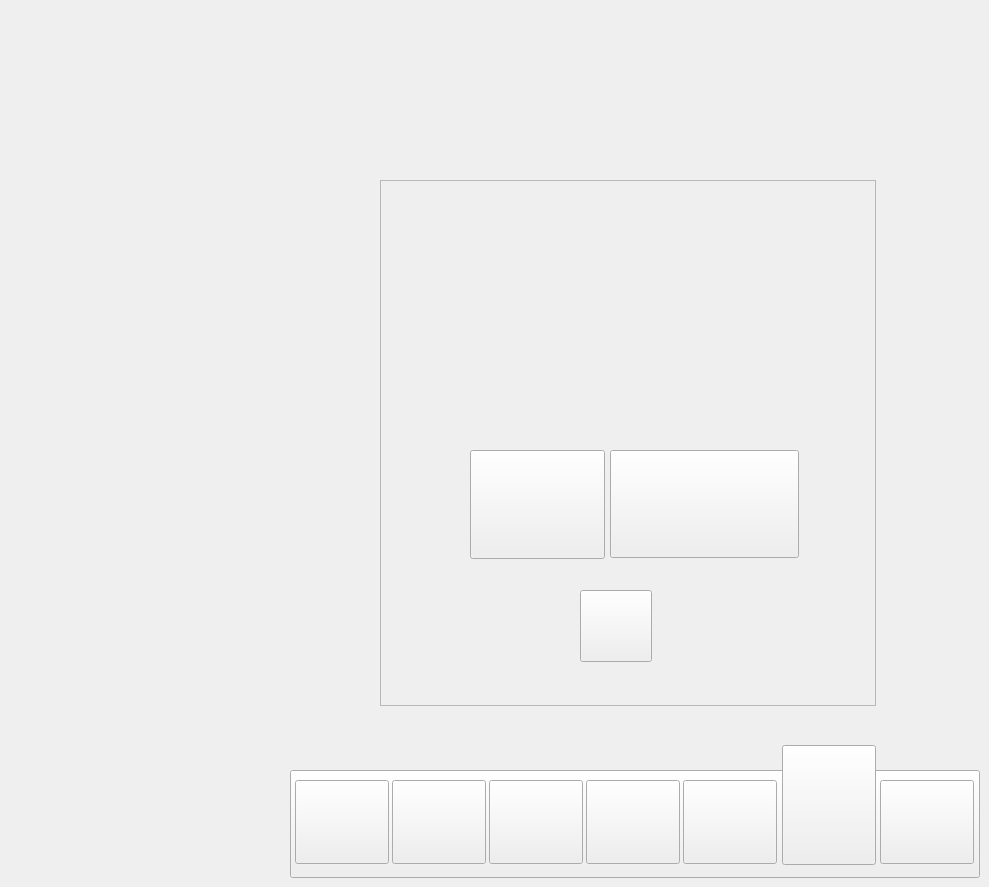
     <widget class="QWidget" name="EditSample03">
      <property name="styleSheet">
       <string notr="true">#EditSample03{

        border-image: url(:/PNG/New BG 2.jpg);
}</string>
      </property>
      <widget class="QPushButton" name="RS_ES04">
       <property name="geometry">
        <rect>
         <x>489</x>
         <y>780</y>
         <width>94</width>
         <height>84</height>
        </rect>
       </property>
       <property name="styleSheet">
        <string notr="true">border-image: url(:/PNG/Asset 9.png);</string>
       </property>
       <property name="text">
        <string/>
       </property>
      </widget>
      <widget class="QPushButton" name="SolidBG_22">
       <property name="geometry">
        <rect>
         <x>290</x>
         <y>770</y>
         <width>690</width>
         <height>108</height>
        </rect>
       </property>
       <property name="styleSheet">
        <string notr="true">border-image: url(:/PNG/Asset 2.png);</string>
       </property>
       <property name="text">
        <string/>
       </property>
      </widget>
      <widget class="QPushButton" name="SS_ES04">
       <property name="geometry">
        <rect>
         <x>880</x>
         <y>780</y>
         <width>94</width>
         <height>84</height>
        </rect>
       </property>
       <property name="styleSheet">
        <string notr="true">border-image: url(:/PNG/Asset 13.png);</string>
       </property>
       <property name="text">
        <string/>
       </property>
      </widget>
      <widget class="QPushButton" name="M_ES04">
       <property name="geometry">
        <rect>
         <x>586</x>
         <y>780</y>
         <width>94</width>
         <height>84</height>
        </rect>
       </property>
       <property name="styleSheet">
        <string notr="true">border-image: url(:/PNG/Asset 10.png);</string>
       </property>
       <property name="text">
        <string/>
       </property>
      </widget>
      <widget class="QPushButton" name="NS_ES04">
       <property name="geometry">
        <rect>
         <x>683</x>
         <y>780</y>
         <width>94</width>
         <height>84</height>
        </rect>
       </property>
       <property name="styleSheet">
        <string notr="true">border-image: url(:/PNG/Asset 11.png);</string>
       </property>
       <property name="text">
        <string/>
       </property>
      </widget>
      <widget class="QPushButton" name="DS_ES04">
       <property name="geometry">
        <rect>
         <x>392</x>
         <y>780</y>
         <width>94</width>
         <height>84</height>
        </rect>
       </property>
       <property name="styleSheet">
        <string notr="true">border-image: url(:/PNG/Asset 8.png);</string>
       </property>
       <property name="text">
        <string/>
       </property>
      </widget>
      <widget class="QPushButton" name="OS_ES04">
       <property name="geometry">
        <rect>
         <x>295</x>
         <y>780</y>
         <width>94</width>
         <height>84</height>
        </rect>
       </property>
       <property name="styleSheet">
        <string notr="true">border-image: url(:/PNG/Asset 7.png);</string>
       </property>
       <property name="text">
        <string/>
       </property>
      </widget>
      <widget class="QFrame" name="frame_10">
       <property name="geometry">
        <rect>
         <x>380</x>
         <y>180</y>
         <width>496</width>
         <height>526</height>
        </rect>
       </property>
       <property name="styleSheet">
        <string notr="true">border-image: url(:/PNG/Asset 23.png);</string>
       </property>
       <property name="frameShape">
        <enum>QFrame::Shape::StyledPanel</enum>
       </property>
       <property name="frameShadow">
        <enum>QFrame::Shadow::Raised</enum>
       </property>
       <widget class="QPushButton" name="Stop_ES01">
        <property name="geometry">
         <rect>
          <x>230</x>
          <y>270</y>
          <width>189</width>
          <height>108</height>
         </rect>
        </property>
        <property name="styleSheet">
         <string notr="true">border-image: url(:/PNG/Asset 25.png);</string>
        </property>
        <property name="text">
         <string/>
        </property>
       </widget>
       <widget class="QPushButton" name="Cancel_ES01">
        <property name="geometry">
         <rect>
          <x>200</x>
          <y>410</y>
          <width>72</width>
          <height>72</height>
         </rect>
        </property>
        <property name="styleSheet">
         <string notr="true">border-image: url(:/PNG/Asset 26.png);</string>
        </property>
        <property name="text">
         <string/>
        </property>
       </widget>
      </widget>
      <widget class="QPushButton" name="ES_ES04">
       <property name="geometry">
        <rect>
         <x>782</x>
         <y>745</y>
         <width>94</width>
         <height>120</height>
        </rect>
       </property>
       <property name="styleSheet">
        <string notr="true">border-image: url(:/PNG/sdf.png);</string>
       </property>
       <property name="text">
        <string/>
       </property>
      </widget>
      <widget class="QPushButton" name="FL2_NS01_4">
       <property name="geometry">
        <rect>
         <x>470</x>
         <y>450</y>
         <width>135</width>
         <height>109</height>
        </rect>
       </property>
       <property name="styleSheet">
        <string notr="true">#FL2_NS01_4{

        border-image: url(:/Image/aaaa.png);
}</string>
       </property>
       <property name="text">
        <string/>
       </property>
      </widget>
      <zorder>SolidBG_22</zorder>
      <zorder>RS_ES04</zorder>
      <zorder>SS_ES04</zorder>
      <zorder>M_ES04</zorder>
      <zorder>NS_ES04</zorder>
      <zorder>DS_ES04</zorder>
      <zorder>OS_ES04</zorder>
      <zorder>frame_10</zorder>
      <zorder>ES_ES04</zorder>
      <zorder>FL2_NS01_4</zorder>
     </widget>
